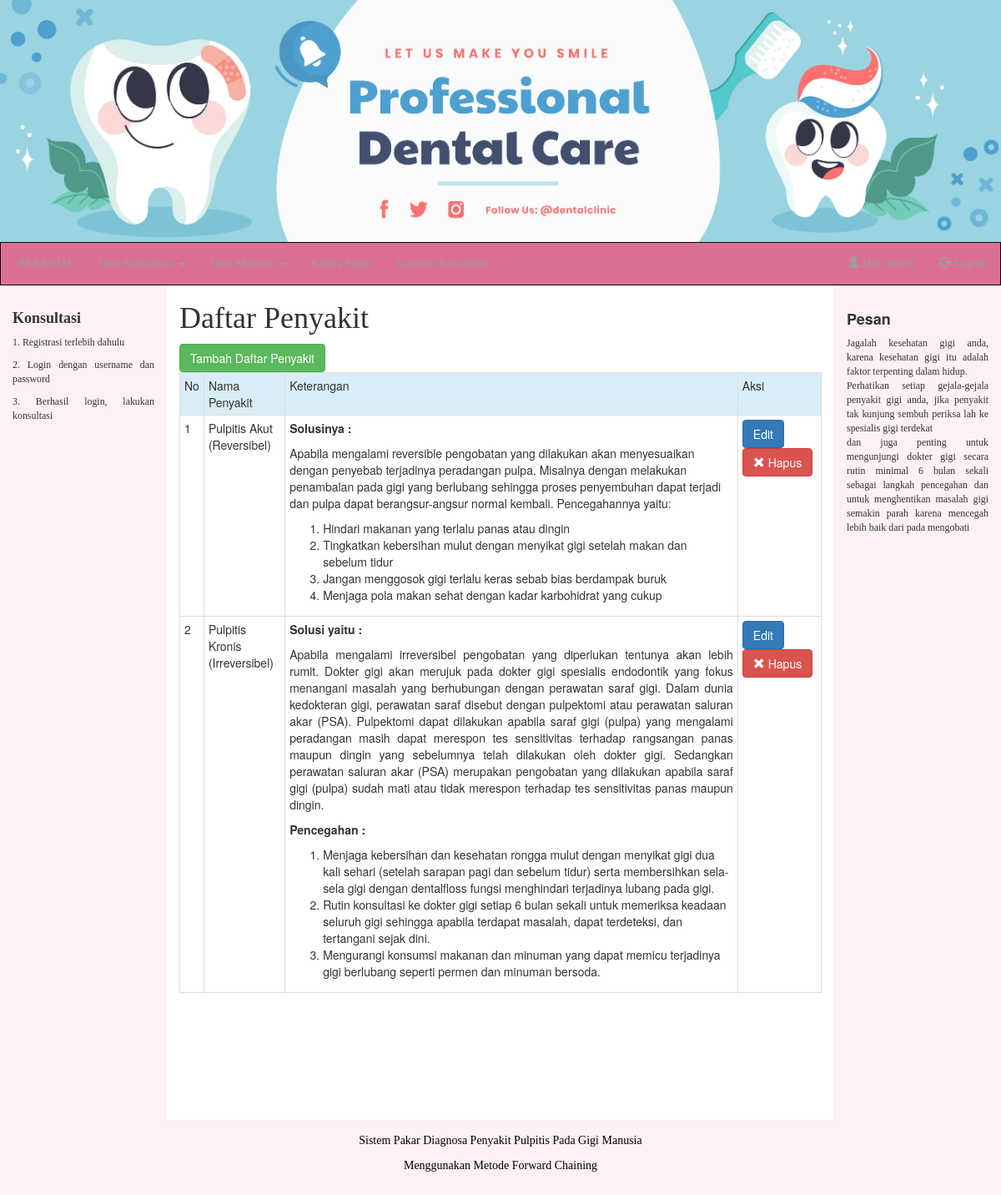
Screenshot of /kelola_penyakit/penyakit.php (signed in) with the database file from the repository.
### tables this page shows
CREATE TABLE IF NOT EXISTS `penyakit` (
  `id_penyakit` varchar(5) NOT NULL,
  `nm_penyakit` varchar(70) NOT NULL,
  `keterangan` text NOT NULL
);

### kelola_penyakit/penyakit.php (the view, shortened to what this page needs)
<?php
include "../library.php";
style(2); ?>
<body>
<?php
include "../template/kiri.php";
?>
<h1 class="style1">Daftar Penyakit</h1>
<?php
$kueri = mysqli_query($koneksi,"select * from penyakit");
$no=1;
?>
<a href="tambah.php" class="btn btn-success">Tambah Daftar Penyakit</a>
<table class="table table-condensed table-bordered">
<tr class="info">
	<td>No</td>
	<td>Nama Penyakit</td>
	<td>Keterangan</td>
	<td>Aksi</td>
</tr>
<?php
if(mysqli_num_rows($kueri) < 1) echo "<tr><td class='text-center' colspan=5><strong>Data penyakit Kosong...</strong></td></tr>";
		else {
			while ($isi=mysqli_fetch_array($kueri,MYSQLI_BOTH)){
				echo "
				<tr>
				<td>$no</td>
				<td>{$isi['nm_penyakit']}</td>
				<td>{$isi['keterangan']}</td>
				<td>
				<a href='edit.php?id_penyakit={$isi['id_penyakit']}' class='btn btn-primary'>Edit</a>
				<button type='button' class='btn btn-danger' data-toggle='modal' data-target='#konfirmasi{$isi['id_penyakit']}'>
				<span class='glyphicon glyphicon-remove'></span> Hapus
				</button>
				<div id='konfirmasi{$isi['id_penyakit']}' class='modal fade' role='dialog'><div class='modal-dialog'><div class='modal-content'>
				<div class='modal-header'>
				<button type='button' class='close' data-dismiss='modal'>&times;</button>
				<h4 class='modal-title'>Peringatan!</h4>
				</div>
				<div class='modal-body'>
				<p>Apakah Anda yakin ingin menghapus penyakit <b>{$isi['nm_penyakit']}</b>?</p>
				</div>
				<div class='modal-footer float-right'>
				<a href='hapus.php?id_penyakit={$isi['id_penyakit']}' class='btn btn-danger'>    Ya    </a>
				<button type='button' class='btn btn-default' data-dismiss='modal'>Tidak</button>
				</div></div></div></div>
				</td>
				</tr>
				";
				$no++;
				}
			}
?>
</table>
<?php
include "../template/kanan.php";
include "../template/footer.php";
?>

### rows the page displays
penyakit: nm_penyakit "Pulpitis Akut (Reversibel)", keterangan "Solusinya : Apabila mengalami reversible pengobatan yang dilakukan akan menyesuaikan dengan penyebab terjadinya peradangan pulpa. Misalnya dengan melakukan penambalan pada gigi yang berlubang sehingga proses penyembuhan dapat terjadi dan pulpa dapat berangsur-angsur normal kembali. Pencegahannya yaitu: Hindari makanan yang terlalu panas atau dingin Tingkatkan kebersihan mulut dengan menyikat gigi setelah makan dan sebelum tidur Jangan menggosok gigi terlalu keras sebab bias berdampak buruk Menjaga pola makan sehat dengan kadar karbohidrat yang cukup"
penyakit: nm_penyakit "Pulpitis Kronis (Irreversibel)", keterangan "Solusi yaitu : Apabila mengalami irreversibel pengobatan yang diperlukan tentunya akan lebih rumit. Dokter gigi akan merujuk pada dokter gigi spesialis endodontik yang fokus menangani masalah yang berhubungan dengan perawatan saraf gigi. Dalam dunia kedokteran gigi, perawatan saraf disebut dengan pulpektomi atau perawatan saluran akar (PSA). Pulpektomi dapat dilakukan apabila saraf gigi (pulpa) yang mengalami peradangan masih dapat merespon tes sensitivitas terhadap rangsangan panas maupun dingin yang sebelumnya telah dilakukan oleh dokter gigi. Sedangkan perawatan saluran akar (PSA) merupakan pengobatan yang dilakukan apabila saraf gigi (pulpa) sudah mati atau tidak merespon terhadap tes…"
